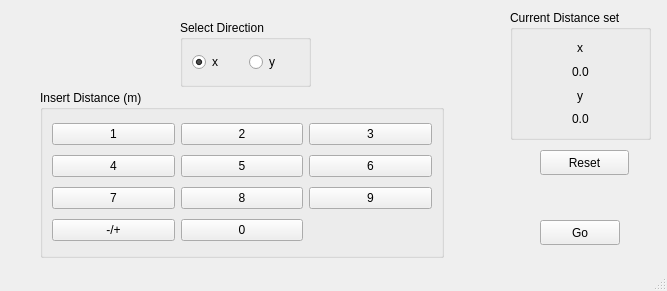
<?xml version="1.0" encoding="UTF-8"?>
<ui version="4.0">
 <class>MainWindow</class>
 <widget class="QMainWindow" name="MainWindow">
  <property name="geometry">
   <rect>
    <x>0</x>
    <y>0</y>
    <width>667</width>
    <height>291</height>
   </rect>
  </property>
  <property name="windowTitle">
   <string>MainWindow</string>
  </property>
  <widget class="QWidget" name="centralwidget">
   <widget class="QGroupBox" name="setDistanceBox">
    <property name="geometry">
     <rect>
      <x>180</x>
      <y>20</y>
      <width>131</width>
      <height>67</height>
     </rect>
    </property>
    <property name="title">
     <string>Select Direction</string>
    </property>
    <layout class="QGridLayout" name="gridLayout">
     <item row="1" column="1">
      <widget class="QRadioButton" name="xSelect">
       <property name="text">
        <string>x</string>
       </property>
       <property name="checked">
        <bool>true</bool>
       </property>
      </widget>
     </item>
     <item row="1" column="2">
      <widget class="QRadioButton" name="ySelect">
       <property name="text">
        <string>y</string>
       </property>
      </widget>
     </item>
    </layout>
   </widget>
   <widget class="QGroupBox" name="displayBox">
    <property name="geometry">
     <rect>
      <x>510</x>
      <y>10</y>
      <width>141</width>
      <height>130</height>
     </rect>
    </property>
    <property name="title">
     <string>Current Distance set</string>
    </property>
    <layout class="QVBoxLayout" name="verticalLayout">
     <item alignment="Qt::AlignHCenter">
      <widget class="QLabel" name="xDisplayLabel">
       <property name="text">
        <string>x</string>
       </property>
      </widget>
     </item>
     <item alignment="Qt::AlignHCenter">
      <widget class="QLabel" name="xDisplay">
       <property name="text">
        <string>0.0</string>
       </property>
      </widget>
     </item>
     <item alignment="Qt::AlignHCenter">
      <widget class="QLabel" name="yDisplayLabel">
       <property name="text">
        <string>y</string>
       </property>
      </widget>
     </item>
     <item alignment="Qt::AlignHCenter">
      <widget class="QLabel" name="yDisplay">
       <property name="text">
        <string>0.0</string>
       </property>
      </widget>
     </item>
    </layout>
   </widget>
   <widget class="QPushButton" name="goButton">
    <property name="geometry">
     <rect>
      <x>540</x>
      <y>220</y>
      <width>80</width>
      <height>25</height>
     </rect>
    </property>
    <property name="text">
     <string>Go</string>
    </property>
   </widget>
   <widget class="QGroupBox" name="groupBox">
    <property name="geometry">
     <rect>
      <x>40</x>
      <y>90</y>
      <width>404</width>
      <height>168</height>
     </rect>
    </property>
    <property name="title">
     <string>Insert Distance (m)</string>
    </property>
    <layout class="QGridLayout" name="gridLayout_2">
     <item row="5" column="4">
      <widget class="QPushButton" name="button9">
       <property name="text">
        <string>9</string>
       </property>
      </widget>
     </item>
     <item row="5" column="2">
      <widget class="QPushButton" name="button7">
       <property name="text">
        <string>7</string>
       </property>
      </widget>
     </item>
     <item row="1" column="4">
      <widget class="QPushButton" name="button3">
       <property name="text">
        <string>3</string>
       </property>
      </widget>
     </item>
     <item row="3" column="3">
      <widget class="QPushButton" name="button5">
       <property name="text">
        <string>5</string>
       </property>
      </widget>
     </item>
     <item row="1" column="3">
      <widget class="QPushButton" name="button2">
       <property name="text">
        <string>2</string>
       </property>
      </widget>
     </item>
     <item row="1" column="2">
      <widget class="QPushButton" name="button1">
       <property name="text">
        <string>1</string>
       </property>
      </widget>
     </item>
     <item row="6" column="3">
      <widget class="QPushButton" name="button0">
       <property name="text">
        <string>0</string>
       </property>
      </widget>
     </item>
     <item row="3" column="2">
      <widget class="QPushButton" name="button4">
       <property name="text">
        <string>4</string>
       </property>
      </widget>
     </item>
     <item row="5" column="3">
      <widget class="QPushButton" name="button8">
       <property name="text">
        <string>8</string>
       </property>
      </widget>
     </item>
     <item row="3" column="4">
      <widget class="QPushButton" name="button6">
       <property name="text">
        <string>6</string>
       </property>
      </widget>
     </item>
     <item row="6" column="2">
      <widget class="QPushButton" name="signButton">
       <property name="text">
        <string>-/+</string>
       </property>
      </widget>
     </item>
    </layout>
   </widget>
   <widget class="QPushButton" name="resetButton">
    <property name="geometry">
     <rect>
      <x>540</x>
      <y>150</y>
      <width>89</width>
      <height>25</height>
     </rect>
    </property>
    <property name="text">
     <string>Reset</string>
    </property>
   </widget>
  </widget>
  <widget class="QStatusBar" name="statusbar"/>
 </widget>
 <resources/>
 <connections/>
</ui>
